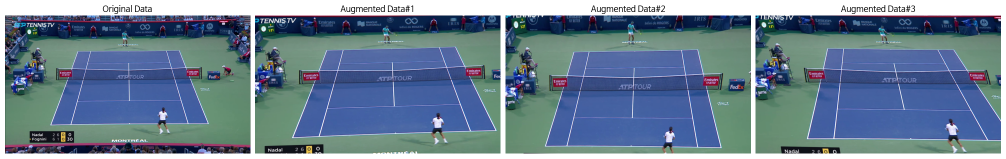
#> input picture assets/tennis_data_augmentation.png, 2011 x 317 px (shown at 1/2 size)
$ python -i court_gate.py   (imports and definitions only)   (older library calls are emulated)
#> lines starting #> are read from the running program, lines starting #| are printed output that depends on the picture
### hawk_eye/models/court_detector/classical.py
"""Classical (non-learning) Court Detector.

Court-model fitting in the spirit of Farin et al., "Robust Camera Calibration
for Sport Videos using Court Models", 2004.

1. Detect white line pixels with a local contrast test.
2. Detect straight lines (Hough) and split them into horizontal / vertical families.
3. Hypothesize homographies from 2 horizontal + 2 vertical line pairs and score
   each by how well the projected court model overlaps the line pixels.
4. Refine the best homographies by fitting lines to nearby line pixels.
"""

import cv2
import numpy as np

# Court model in the same coordinates as WORLD_COURT_POINTS (~1 cm / pixel).
MODEL_HORIZONTAL = np.array([561, 1110, 2386, 2935], dtype=np.float64)  # baselines, service lines
MODEL_VERTICAL = np.array([286, 423, 832, 1242, 1379], dtype=np.float64)  # sidelines, center line
X_LEFT, X_RIGHT, X_INNER_L, X_INNER_R, X_CENTER = 286, 1379, 423, 1242, 832
Y_TOP, Y_BOTTOM, Y_SERVICE_T, Y_SERVICE_B = 561, 2935, 1110, 2386

# Painted segments of the court: ((x1, y1), (x2, y2)).
MODEL_SEGMENTS = [
    ((X_LEFT, Y_TOP), (X_RIGHT, Y_TOP)),
    ((X_LEFT, Y_BOTTOM), (X_RIGHT, Y_BOTTOM)),
    ((X_INNER_L, Y_SERVICE_T), (X_INNER_R, Y_SERVICE_T)),
    ((X_INNER_L, Y_SERVICE_B), (X_INNER_R, Y_SERVICE_B)),
    ((X_LEFT, Y_TOP), (X_LEFT, Y_BOTTOM)),
    ((X_RIGHT, Y_TOP), (X_RIGHT, Y_BOTTOM)),
    ((X_INNER_L, Y_TOP), (X_INNER_L, Y_BOTTOM)),
    ((X_INNER_R, Y_TOP), (X_INNER_R, Y_BOTTOM)),
    ((X_CENTER, Y_SERVICE_T), (X_CENTER, Y_SERVICE_B)),
]
# Extensions of the painted segments where no line should exist. Image lines that run
# through these (net tape, ad boards, ...) are not court lines. A gap is left near the
# segment ends for the perpendicular lines.
GAP, EXT = 40, 150
X_ALLEY_L, X_ALLEY_R = (X_LEFT + GAP, X_INNER_L - GAP), (X_INNER_R + GAP, X_RIGHT - GAP)
EMPTY_SEGMENTS = [
    # baselines beyond the doubles sidelines
    ((X_LEFT - GAP, Y_TOP), (X_LEFT - EXT, Y_TOP)),
    ((X_RIGHT + GAP, Y_TOP), (X_RIGHT + EXT, Y_TOP)),
    ((X_LEFT - GAP, Y_BOTTOM), (X_LEFT - EXT, Y_BOTTOM)),
    ((X_RIGHT + GAP, Y_BOTTOM), (X_RIGHT + EXT, Y_BOTTOM)),
    # service lines through the alleys
    ((X_ALLEY_L[0], Y_SERVICE_T), (X_ALLEY_L[1], Y_SERVICE_T)),
    ((X_ALLEY_R[0], Y_SERVICE_T), (X_ALLEY_R[1], Y_SERVICE_T)),
    ((X_ALLEY_L[0], Y_SERVICE_B), (X_ALLEY_L[1], Y_SERVICE_B)),
    ((X_ALLEY_R[0], Y_SERVICE_B), (X_ALLEY_R[1], Y_SERVICE_B)),
    # center service line beyond the service lines
    ((X_CENTER, Y_SERVICE_T - GAP), (X_CENTER, Y_SERVICE_T - EXT * 2)),
    ((X_CENTER, Y_SERVICE_B + GAP), (X_CENTER, Y_SERVICE_B + EXT * 2)),
    # sidelines beyond the baselines
    *[((x, Y_TOP - GAP), (x, Y_TOP - EXT)) for x in (X_LEFT, X_RIGHT, X_INNER_L, X_INNER_R)],
    *[((x, Y_BOTTOM + GAP), (x, Y_BOTTOM + EXT)) for x in (X_LEFT, X_RIGHT, X_INNER_L, X_INNER_R)],
]

# Each segment as an infinite line: ('h', y) or ('v', x).
SEGMENT_LINES = [('h', Y_TOP), ('h', Y_BOTTOM), ('h', Y_SERVICE_T), ('h', Y_SERVICE_B),
                 ('v', X_LEFT), ('v', X_RIGHT), ('v', X_INNER_L), ('v', X_INNER_R), ('v', X_CENTER)]

# Same order as WORLD_COURT_POINTS in postprocessor.py.
MODEL_KEYPOINTS = np.array([
    (286, 561), (1379, 561), (286, 2935), (1379, 2935),
    (423, 561), (423, 2935), (1242, 561), (1242, 2935),
    (423, 1110), (1242, 1110), (423, 2386), (1242, 2386),
    (832, 1110), (832, 2386),
], dtype=np.float64)


def sample_segments(segments, step):
    """Sample points along model segments every `step` model pixels."""
    points, owners = [], []
    for i, ((x1, y1), (x2, y2)) in enumerate(segments):
        n = max(2, int(np.hypot(x2 - x1, y2 - y1) / step) + 1)
        t = np.linspace(0, 1, n)
        points.append(np.stack([x1 + (x2 - x1) * t, y1 + (y2 - y1) * t], axis=1))
        owners.append(np.full(n, i))
    return np.concatenate(points), np.concatenate(owners)


# [73 lines left out: functions project, homographies_from_points, camera_from_homographies, intersect, not called in this run]


class ClassicalCourtDetector:
    """Detect 14 court keypoints without learning."""

    def __init__(self,
                 line_tau=(8, 4),
                 line_min_brightness=40,
                 line_min_contrast=8,
                 line_rel_contrast=0.15,
                 coherence_sigma=3.0,
                 min_coherence=0.5,
                 hough_threshold=50,
                 min_line_length=60,
                 max_line_gap=15,
                 max_lines=15,
                 score_tolerance=3,
                 refine_band=8,
                 refine_iters=3,
                 top_k=10,
                 empty_penalty=1.0,
                 focal_range=(0.5, 6.0),
                 camera_height_range=(150, 3000)):
        """Init.

        - line_tau: (horizontal, vertical) offset of the local contrast test.
          Should be larger than the line width in pixels.
        - line_min_brightness / line_min_contrast: thresholds of the contrast test.
        - line_rel_contrast: contrast threshold relative to the neighbor brightness.
        - coherence_sigma / min_coherence: structure tensor filter that keeps linear structures.
        - max_lines: number of candidate lines kept per family.
        - score_tolerance: pixel tolerance when scoring a homography.
        - refine_band: half width of the search band when refining lines.
        - focal_range: allowed focal length in units of the image width. None disables the camera filter.
        - camera_height_range: allowed camera height in model units (~cm).
        - empty_penalty: penalty for line pixels on EMPTY_SEGMENTS (e.g. net tape matched as a baseline).
        """
        self.line_tau = line_tau
        self.line_min_brightness = line_min_brightness
        self.line_min_contrast = line_min_contrast
        self.line_rel_contrast = line_rel_contrast
        self.coherence_sigma = coherence_sigma
        self.min_coherence = min_coherence
        self.hough_threshold = hough_threshold
        self.min_line_length = min_line_length
        self.max_line_gap = max_line_gap
        self.max_lines = max_lines
        self.score_tolerance = score_tolerance
        self.refine_band = refine_band
        self.refine_iters = refine_iters
        self.top_k = top_k
        self.empty_penalty = empty_penalty
        self.focal_range = focal_range
        self.camera_height_range = camera_height_range

        self.coarse_points, self.coarse_owners = sample_segments(MODEL_SEGMENTS, step=40)
        self.fine_points, self.fine_owners = sample_segments(MODEL_SEGMENTS, step=10)
        self.coarse_empty_points, _ = sample_segments(EMPTY_SEGMENTS, step=20)
        self.fine_empty_points, _ = sample_segments(EMPTY_SEGMENTS, step=10)
        self.matrix = None
        self.score = 0.0

    # [283 lines left out: functions detect_line_pixels, detect_lines, segment_to_line, fit_line, hypothesize, plausible and 3 more, not called in this run]

### hawk_eye/pipelines/court_gate.py
"""Run ball tracking only in shots with a detected court."""

import cv2
import numpy as np

from hawk_eye.models.court_detector.classical import ClassicalCourtDetector


class CourtGate:
    """Check court evidence periodically and immediately after a shot change."""

    def __init__(self, interval=25, min_score=0.5, cut_threshold=25.0):
        if interval < 1:
            raise ValueError('court interval must be positive')
        self.interval = interval
        self.min_score = min_score
        self.cut_threshold = cut_threshold
        self.detector = ClassicalCourtDetector()
        self.previous = None
        self.remaining = 0
        self.shot = 0
        self.active = False
        self.score = 0.0
        self.checks = 0

    def __call__(self, frames):
        """Return per-frame gate state, court score, and shot id for BGR frames."""
        records = []
        for frame in frames:
            thumb = cv2.resize(cv2.cvtColor(frame, cv2.COLOR_BGR2GRAY), (96, 54))
            cut = self.previous is not None and float(np.mean(cv2.absdiff(thumb, self.previous))) > self.cut_threshold
            if cut:
                self.shot += 1
            checked = self.previous is None or cut or self.remaining <= 0
            if checked:
                _, visible = self.detector(cv2.cvtColor(frame, cv2.COLOR_BGR2RGB))
                self.score = float(self.detector.score)
                # Keypoint scores describe visibility, not court confidence.
                self.active = (self.detector.matrix is not None and np.isfinite(self.score)
                               and self.score >= self.min_score and sum(visible) >= 4)
                self.remaining = self.interval
                self.checks += 1
            records.append({'active': bool(self.active), 'score': self.score,
                            'shot': self.shot, 'checked': checked, 'cut': bool(cut)})
            self.previous = thumb
            self.remaining -= 1
        return records


def track_court_segments(frames, tracker, records):
    """Track each accepted run separately, without bridging disabled frames or cuts."""
    if len(frames) != len(records):
        raise ValueError('court records must match frames')
    positions = [None] * len(frames)
    scores = [0.0] * len(frames)
    candidates = [np.zeros((0, 5)) for _ in frames]
    start = 0
    while start < len(frames):
        if not records[start]['active']:
            start += 1
            continue
        end = start + 1
        while (end < len(frames) and records[end]['active']
               and records[end]['shot'] == records[start]['shot']):
            end += 1
        if end - start >= 3:
            p, s, c = tracker(frames[start:end])
            positions[start:end], scores[start:end], candidates[start:end] = p, s, c
        start = end
    return positions, scores, candidates

>>> import cv2
>>> picture = cv2.imread('../../assets/tennis_data_augmentation.png', cv2.IMREAD_GRAYSCALE)
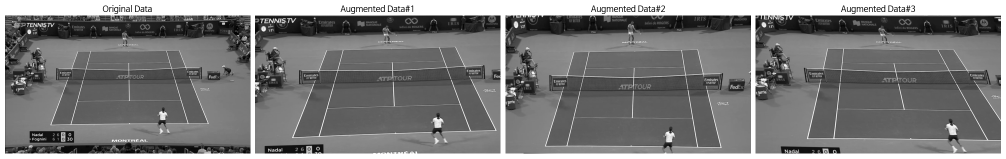
#> picture: shape (317, 2011) (shown at 1/2 size); min 0, max 255, mean 122.1
>>> result = CourtGate()(picture)
#> the loop in __call__, `for frame in frames:` made 1 pass
#> after the loop in __call__, `for frame in frames:`: records = []; self.checks = 0
#> (the run stopped early here; a loop or call above may not have finished)

$ run again, on assets/line_processing.png
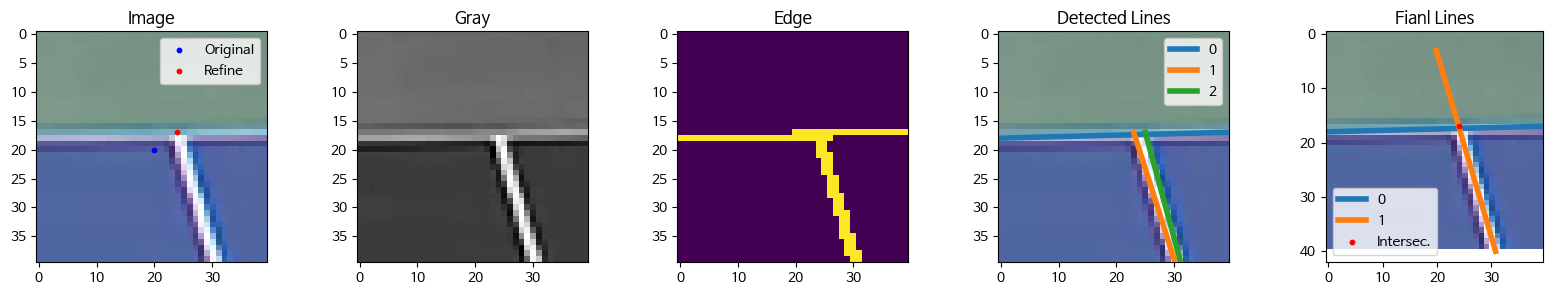
#> input picture assets/line_processing.png, 1552 x 296 px
#> `picture = cv2.imread('../../assets/tennis_data_augmentation.png', cv2...`:
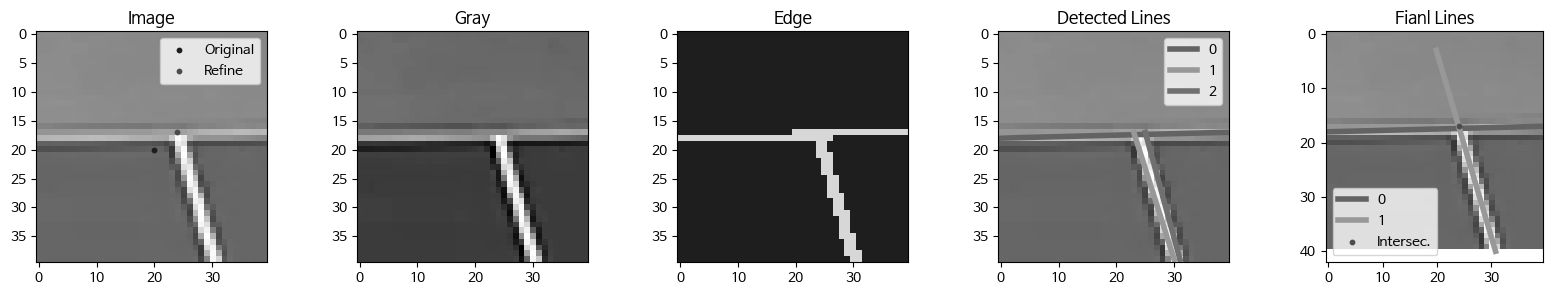
#> picture: shape (296, 1552); min 0, max 255, mean 164.2
#> the loop in __call__, `for frame in frames:` made 1 pass
#> after the loop in __call__, `for frame in frames:`: records = []; self.checks = 0
